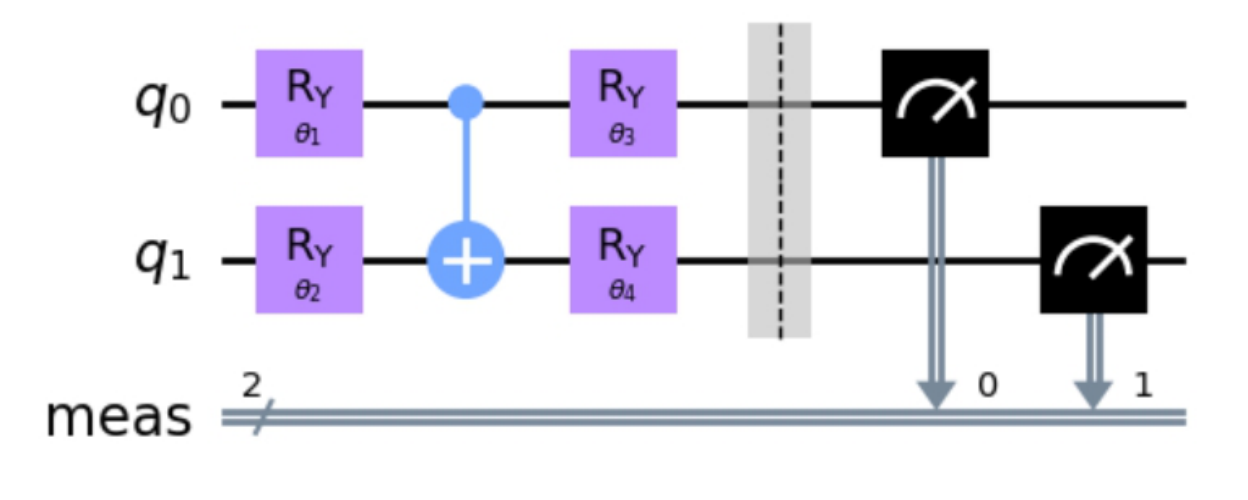
#> input picture images_32/2401.03759_page13_figNA.png, 1248 x 500 px
$ python gate_candidate_extractor.py --image ../../images_32/2401.03759_page13_figNA.png --out out
#> lines starting #> are read from the running program, lines starting #| are printed output that depends on the picture; after the words box and inside, x2 and y2 are one past the last pixel; in counts of white or black regions, pixels touching at a corner belong together
"""
gate_candidate_extractor.py

Extract candidate gate patches (rectangular gate boxes + control/target symbols)
from a quantum-circuit figure image.

Outputs:
- crops/ : PNG crops
- candidates.json : metadata for each crop (bbox, type, source image, etc.)

This is the first step in the "hybrid vision + small model" approach:
1) detect candidate regions with classic CV
2) label them (manual)
3) train a small classifier on the crops
4) run classifier on new PDFs and infer gates
"""
from __future__ import annotations

import argparse
import json
from dataclasses import dataclass, asdict
from pathlib import Path
from typing import Dict, List, Tuple, Literal

import cv2
import numpy as np


def _to_py(o):
    """Convert numpy scalars/arrays inside nested structures into JSON-safe Python types."""
    import numpy as _np
    if isinstance(o, _np.generic):
        return o.item()
    if isinstance(o, _np.ndarray):
        return o.tolist()
    if isinstance(o, dict):
        return {k: _to_py(v) for k, v in o.items()}
    if isinstance(o, (list, tuple)):
        return [_to_py(x) for x in o]
    return o


CandidateType = Literal["gate_box", "control_dot", "target_plus", "meter", "unknown_symbol"]

@dataclass
class Candidate:
    id: str
    type: CandidateType
    bbox: Tuple[int, int, int, int]  # x,y,w,h in original image
    area: int
    score: float
    crop_path: str

def _ensure_dir(p: Path) -> None:
    p.mkdir(parents=True, exist_ok=True)

def _preprocess(gray: np.ndarray) -> np.ndarray:
    # Normalize contrast
    gray = cv2.GaussianBlur(gray, (3,3), 0)
    # Binary inverted (foreground = white)
    th = cv2.adaptiveThreshold(gray, 255, cv2.ADAPTIVE_THRESH_GAUSSIAN_C,
                               cv2.THRESH_BINARY_INV, 31, 7)
    return th

def detect_gate_boxes(img_bgr: np.ndarray) -> List[Tuple[int,int,int,int,float]]:
    """Detect rectangular gate boxes."""
    gray = cv2.cvtColor(img_bgr, cv2.COLOR_BGR2GRAY)
    th = _preprocess(gray)

    # Close gaps in rectangle edges
    k = cv2.getStructuringElement(cv2.MORPH_RECT, (3,3))
    closed = cv2.morphologyEx(th, cv2.MORPH_CLOSE, k, iterations=1)

    cnts, _ = cv2.findContours(closed, cv2.RETR_EXTERNAL, cv2.CHAIN_APPROX_SIMPLE)
    H, W = gray.shape[:2]
    boxes = []

    for c in cnts:
        x,y,w,h = cv2.boundingRect(c)
        area = w*h
        if area < 300 or area > 0.30*W*H:
            continue
        ar = w / float(h + 1e-6)
        # gate boxes are usually close to square/rect
        if ar < 0.5 or ar > 3.2:
            continue
        if w < 18 or h < 18:
            continue
        # Reject very elongated wire segments
        if w > 0.60*W or h > 0.60*H:
            continue

        # Score: prefer medium rectangles
        score = 1.0
        if 0.8 <= ar <= 1.8:
            score += 0.5
        if 700 <= area <= 20000:
            score += 0.5
        boxes.append((x,y,w,h,score))

    # Sort by score then area
    boxes.sort(key=lambda b: (b[4], b[2]*b[3]), reverse=True)

    # Deduplicate by IoU
    def iou(a,b):
        ax,ay,aw,ah,_ = a
        bx,by,bw,bh,_ = b
        ax1, ay1 = ax+aw, ay+ah
        bx1, by1 = bx+bw, by+bh
        inter_w = max(0, min(ax1,bx1)-max(ax,bx))
        inter_h = max(0, min(ay1,by1)-max(ay,by))
        inter = inter_w*inter_h
        union = aw*ah + bw*bh - inter
        return 0 if union<=0 else inter/union

    kept = []
    for b in boxes:
        if all(iou(b,k) < 0.55 for k in kept):
            kept.append(b)
        if len(kept) >= 200:
            break
    return kept

def detect_control_dots(img_bgr: np.ndarray) -> List[Tuple[int,int,int,int,float]]:
    """Detect small filled circles (control dots)."""
    gray = cv2.cvtColor(img_bgr, cv2.COLOR_BGR2GRAY)
    th = _preprocess(gray)

    # Remove long wires to isolate blobs
    h_kernel = cv2.getStructuringElement(cv2.MORPH_RECT, (45, 1))
    v_kernel = cv2.getStructuringElement(cv2.MORPH_RECT, (1, 45))
    th2 = cv2.subtract(th, cv2.morphologyEx(th, cv2.MORPH_OPEN, h_kernel, iterations=1))
    th2 = cv2.subtract(th2, cv2.morphologyEx(th2, cv2.MORPH_OPEN, v_kernel, iterations=1))

    cnts, _ = cv2.findContours(th2, cv2.RETR_EXTERNAL, cv2.CHAIN_APPROX_SIMPLE)
    H, W = gray.shape[:2]
    dots = []
    for c in cnts:
        x,y,w,h = cv2.boundingRect(c)
        area = w*h
        if area < 30 or area > 2000:
            continue
        ar = w/float(h+1e-6)
        if ar < 0.6 or ar > 1.6:
            continue
        # prefer very small
        score = 1.0
        if area < 400:
            score += 0.7
        dots.append((x,y,w,h,score))
    dots.sort(key=lambda b: (b[4], -(b[2]*b[3])), reverse=True)
    return dots[:400]

def detect_target_plus(img_bgr: np.ndarray) -> List[Tuple[int,int,int,int,float]]:
    """
    Detect target '⊕' symbols approximately:
    - find circles
    - within circle, look for cross-like strokes
    This is approximate and will be refined later.
    """
    gray = cv2.cvtColor(img_bgr, cv2.COLOR_BGR2GRAY)
    # use edges for Hough
    edges = cv2.Canny(gray, 80, 200)

    H, W = gray.shape[:2]
    circles = cv2.HoughCircles(edges, cv2.HOUGH_GRADIENT, dp=1.2, minDist=18,
                               param1=120, param2=16, minRadius=6, maxRadius=26)
    out = []
    if circles is None:
        return out
    circles = np.around(circles[0, :]).astype(int)
    for (cx, cy, r) in circles:
        # ensure Python ints (avoid uint16 overflow)
        cx, cy, r = int(cx), int(cy), int(r)
        x0 = max(0, cx - r - 6)
        y0 = max(0, cy - r - 6)
        x1 = min(W, cx + r + 6)
        y1 = min(H, cy + r + 6)
        if x1 <= x0 or y1 <= y0:
            continue
        crop = gray[y0:y1, x0:x1]
        if crop is None or crop.size == 0:
            continue

        # quick check for plus: count vertical/horizontal strokes
        th = cv2.threshold(crop, 0, 255, cv2.THRESH_BINARY_INV + cv2.THRESH_OTSU)[1]
        if th is None or th.size == 0:
            continue
        # projections
        v = th.sum(axis=0)
        h = th.sum(axis=1)
        v_peak = (v.max() > 3.5 * (v.mean()+1e-6))
        h_peak = (h.max() > 3.5 * (h.mean()+1e-6))
        if v_peak and h_peak:
            w = x1-x0
            h2 = y1-y0
            score = 1.0 + 0.7
            out.append((x0,y0,w,h2,score))
    out.sort(key=lambda b: b[4], reverse=True)
    return out[:250]

def save_candidates(img_path: Path, out_dir: Path, pad: int = 6) -> Path:
    img_bgr = cv2.imread(str(img_path))
    if img_bgr is None:
        raise SystemExit(f"Failed to read image: {img_path}")

    crops_dir = out_dir / "crops"
    _ensure_dir(crops_dir)

    candidates: List[Candidate] = []
    H, W = img_bgr.shape[:2]

    # Gate boxes
    for i,(x,y,w,h,score) in enumerate(detect_gate_boxes(img_bgr)):
        x0 = max(0, x-pad); y0 = max(0, y-pad)
        x1 = min(W, x+w+pad); y1 = min(H, y+h+pad)
        crop = img_bgr[y0:y1, x0:x1]
        cid = f"gate_{i:04d}"
        crop_path = crops_dir / f"{cid}.png"
        cv2.imwrite(str(crop_path), crop)
        candidates.append(Candidate(id=cid, type="gate_box", bbox=(x0,y0,x1-x0,y1-y0),
                                    area=(x1-x0)*(y1-y0), score=float(score), crop_path=str(crop_path)))

    # Control dots
    for i,(x,y,w,h,score) in enumerate(detect_control_dots(img_bgr)):
        x0 = max(0, x-pad); y0 = max(0, y-pad)
        x1 = min(W, x+w+pad); y1 = min(H, y+h+pad)
        crop = img_bgr[y0:y1, x0:x1]
        cid = f"dot_{i:04d}"
        crop_path = crops_dir / f"{cid}.png"
        cv2.imwrite(str(crop_path), crop)
        candidates.append(Candidate(id=cid, type="control_dot", bbox=(x0,y0,x1-x0,y1-y0),
                                    area=(x1-x0)*(y1-y0), score=float(score), crop_path=str(crop_path)))

    # Target plus
    for i,(x,y,w,h,score) in enumerate(detect_target_plus(img_bgr)):
        x0 = max(0, x-pad); y0 = max(0, y-pad)
        x1 = min(W, x+w+pad); y1 = min(H, y+h+pad)
        crop = img_bgr[y0:y1, x0:x1]
        cid = f"plus_{i:04d}"
        crop_path = crops_dir / f"{cid}.png"
        cv2.imwrite(str(crop_path), crop)
        candidates.append(Candidate(id=cid, type="target_plus", bbox=(x0,y0,x1-x0,y1-y0),
                                    area=(x1-x0)*(y1-y0), score=float(score), crop_path=str(crop_path)))

    # Write metadata
    meta = {
        "source_image": str(img_path),
        "out_dir": str(out_dir),
        "num_candidates": len(candidates),
        "candidates": [asdict(c) for c in candidates],
        "notes": {
            "bbox": "x,y,w,h in original image pixels",
            "types": ["gate_box","control_dot","target_plus"],
        }
    }
    out_json = out_dir / "candidates.json"
    meta = _to_py(meta)
    out_json.write_text(json.dumps(meta, indent=2), encoding="utf-8")
    return out_json

def main():
    ap = argparse.ArgumentParser()
    ap.add_argument("--image", required=True, help="Path to a QC group image (PNG).")
    ap.add_argument("--out", required=True, help="Output directory for crops + json.")
    ap.add_argument("--pad", type=int, default=6, help="Padding around bboxes.")
    args = ap.parse_args()

    img_path = Path(args.image)
    out_dir = Path(args.out)
    out_dir.mkdir(parents=True, exist_ok=True)

    out_json = save_candidates(img_path, out_dir, pad=args.pad)
#> in save_candidates, img_bgr is the input picture: shape (500, 1248, 3); mean B, G, R 236.1, 226.7, 229.2
#> in detect_gate_boxes, `gray = cv2.cvtColor(img_bgr, cv2.COLOR_BGR2GRAY)`:
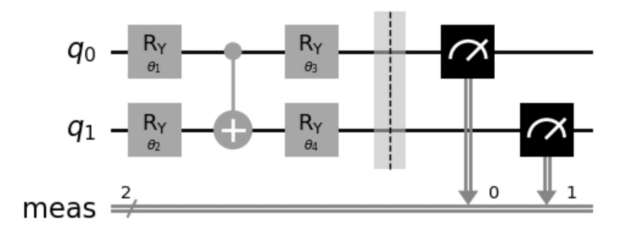
#> gray: shape (500, 1248) (shown at 1/2 size); min 0, max 255, mean 228.5
#> in _preprocess, `th = cv2.adaptiveThreshold(gray, 255, cv2.ADAPTIVE_THRESH_GAUSSIAN_C, ..`:
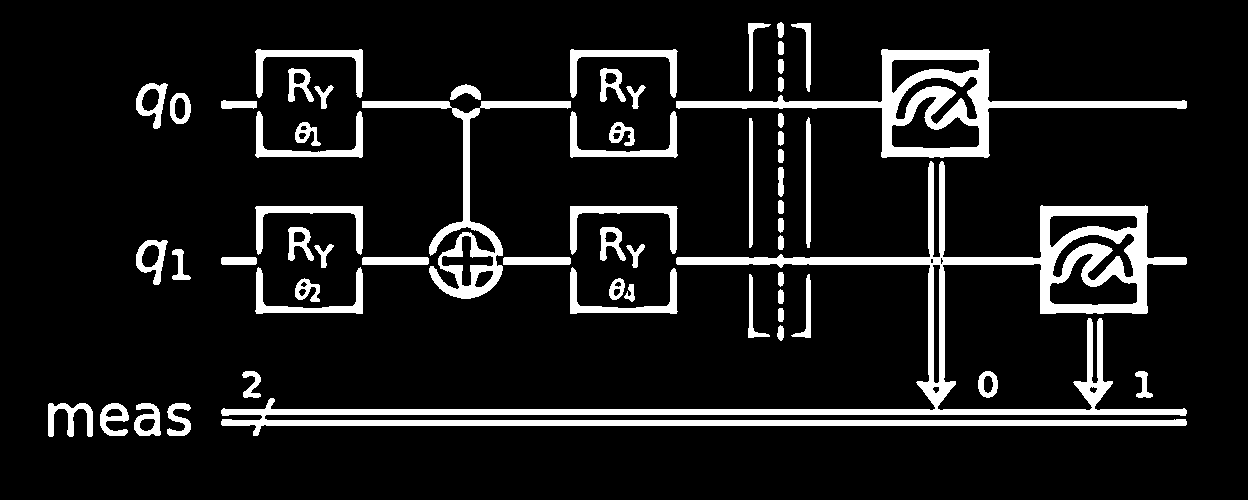
#> th: shape (500, 1248); 10.4% white; 61 white regions, largest, box (x1, y1, x2, y2) and area: (221, 161, 1187, 436) 25913, (676, 49, 1187, 158) 9586, (362, 101, 571, 299) 4858
#> in detect_gate_boxes, `k = cv2.getStructuringElement(cv2.MORPH_RECT, (3,3))`: k = [[1, 1, 1], [1, 1, 1], [1, 1, 1]]
#> in detect_gate_boxes, `cnts, _ = cv2.findContours(closed, cv2.RETR_EXTERNAL, cv2.CHAIN_APPROX..`: cnts = 57 contours; largest, box (x1, y1, x2, y2) and area: (221, 161, 1187, 436) 28324, (676, 49, 1187, 158) 13740, (362, 101, 571, 299) 5750, (570, 206, 678, 255) 1145, (255, 206, 363, 255) 1141
#> in detect_gate_boxes, `H, W = gray.shape[:2]`: H = 500; W = 1248
#> in iou, `ax,ay,aw,ah,_ = a`: ax = 100; ay = 403; aw = 29; ah = 33
#> in iou, `bx,by,bw,bh,_ = b`: bx = 48; by = 403; bw = 45; bh = 34
#> in iou, `ax1, ay1 = ax+aw, ay+ah`: ax1 = 129; ay1 = 436
#> in iou, `bx1, by1 = bx+bw, by+bh`: bx1 = 93; by1 = 437
#> in iou, `inter_w = max(0, min(ax1,bx1)-max(ax,bx))`: inter_w = 0
#> in iou, `inter_h = max(0, min(ay1,by1)-max(ay,by))`: inter_h = 33
#> in iou, `inter = inter_w*inter_h`: inter = 0
#> in iou, `union = aw*ah + bw*bh - inter`: union = 2487
#> the loop in save_candidates, `for i,(x,y,w,h,score) in enumerate(detect_gate_boxes(img_bgr)):` made 32 passes
#> (x, y, w, h, score) on passes 1 to 8: (48, 403, 45, 34, 2), (100, 403, 29, 33, 2), (134, 403, 27, 33, 2), (362, 101, 209, 198, 1.5), (570, 206, 108, 49, 1.5), (255, 206, 108, 49, 1.5), (570, 49, 108, 49, 1.5), (255, 49, 108, 49, 1.5)
#> in detect_control_dots, `th2 = cv2.subtract(th2, cv2.morphologyEx(th2, cv2.MORPH_OPEN, v_kernel..`:
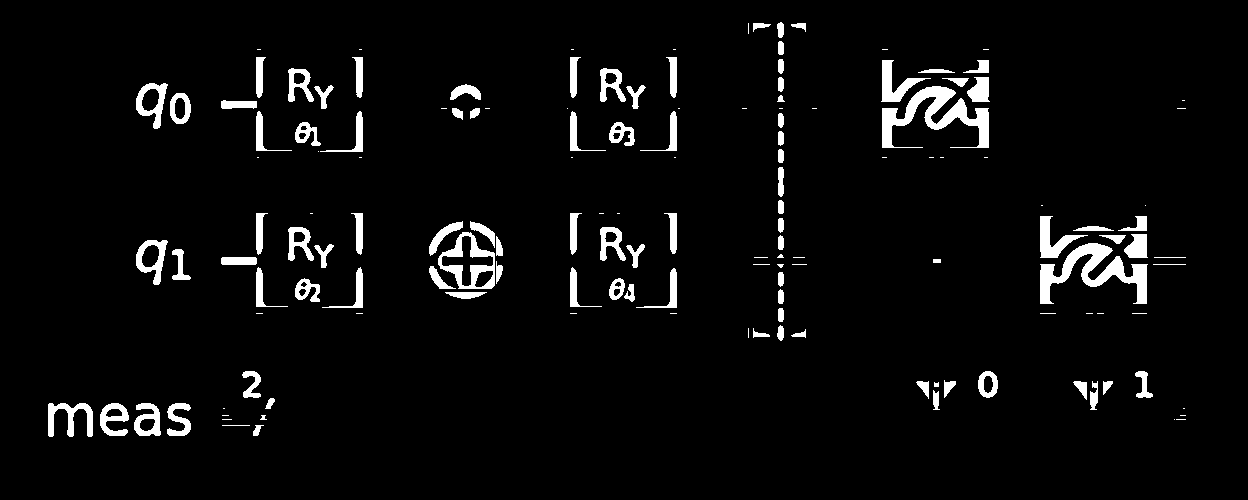
#> th2: shape (500, 1248); 4.5% white; 150 white regions (52 under 20 px), largest, box (x1, y1, x2, y2) and area: (882, 86, 989, 148) 2530, (1040, 243, 1148, 304) 2493, (438, 232, 495, 289) 1220
#> the loop in save_candidates, `for i,(x,y,w,h,score) in enumerate(detect_control_dots(img_bgr)):` made 47 passes
#> (x, y, w, h, score) on passes 1 to 8: (260, 415, 7, 5, 1.7), (777, 95, 8, 7, 1.7), (265, 398, 10, 11, 1.7), (470, 108, 10, 11, 1.7), (253, 425, 11, 11, 1.7), (452, 108, 11, 12, 1.7), (1103, 381, 10, 14, 1.7), (624, 284, 11, 18, 1.7)
#> in detect_target_plus, `edges = cv2.Canny(gray, 80, 200)`:
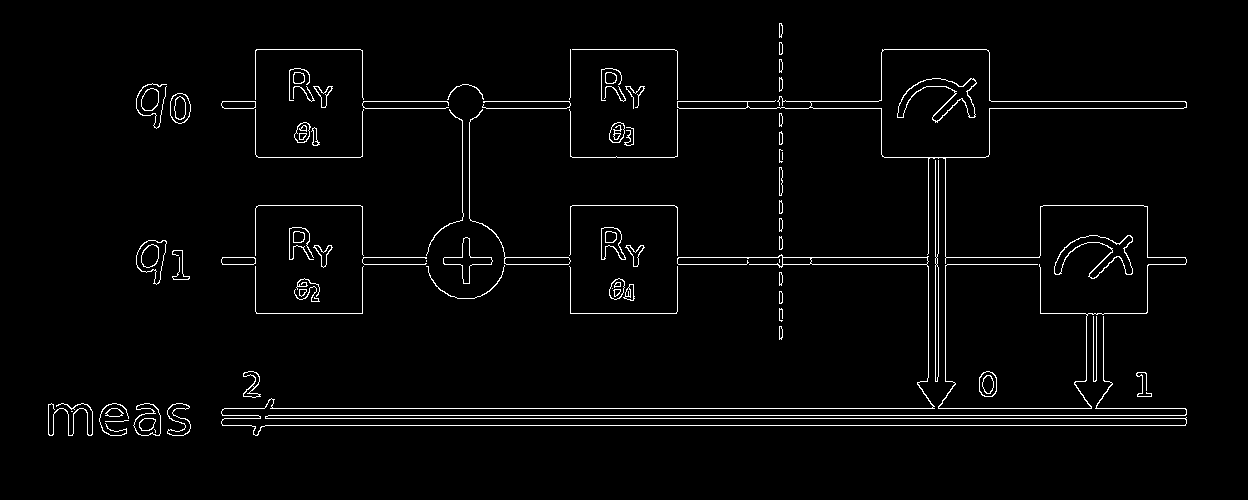
#> edges: shape (500, 1248); 2.5% white in thin lines or dots, all inside (x1, y1, x2, y2) = (48, 23, 1187, 436)
#> the loop in save_candidates, `for i,(x,y,w,h,score) in enumerate(detect_target_plus(img_bgr)):` made 24 passes
#> (x, y, w, h) on passes 1 to 8: (890, 150, 62, 62), (928, 150, 62, 62), (1140, 250, 62, 62), (772, 56, 58, 58), (1140, 210, 62, 62), (774, 94, 62, 62), (774, 222, 50, 50), (773, 249, 52, 52)
#> pass 1, in save_candidates, `crop = img_bgr[y0:y1, x0:x1]`:
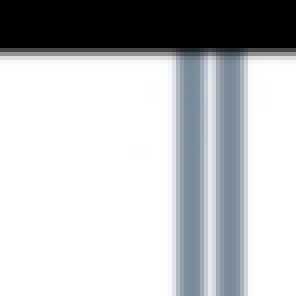
#> crop: shape (74, 74, 3) (shown 4 times larger); mean B, G, R 193.7, 191.1, 188.7
#> pass 2, in save_candidates, `crop = img_bgr[y0:y1, x0:x1]`:
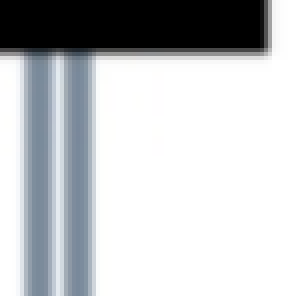
#> crop: shape (74, 74, 3) (shown 4 times larger); mean B, G, R 198, 195.4, 193
#> pass 3, in save_candidates, `crop = img_bgr[y0:y1, x0:x1]`:
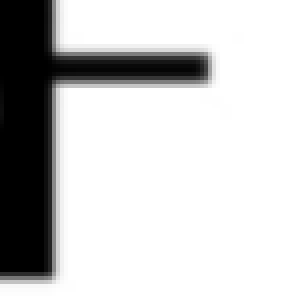
#> crop: shape (74, 74, 3) (shown 4 times larger); min 0, max 255, mean 198.9
    print("[DONE] Wrote:", out_json)

if __name__ == "__main__":
    main()

$ run again, on images_32/2403.02515_page7_figNA.png
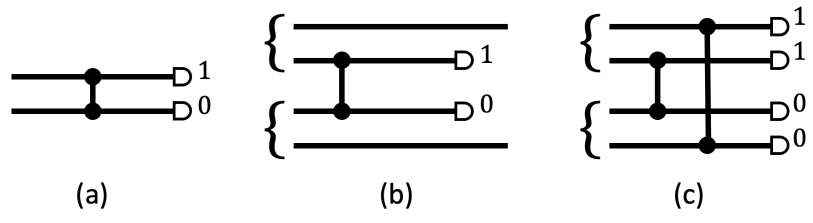
#> input picture images_32/2403.02515_page7_figNA.png, 1625 x 445 px (shown at 1/2 size)
#> in save_candidates, img_bgr is the input picture: shape (445, 1625, 3); min 0, max 255, mean 232.9
#> in _preprocess, `th = cv2.adaptiveThreshold(gray, 255, cv2.ADAPTIVE_THRESH_GAUSSIAN_C, ..`:
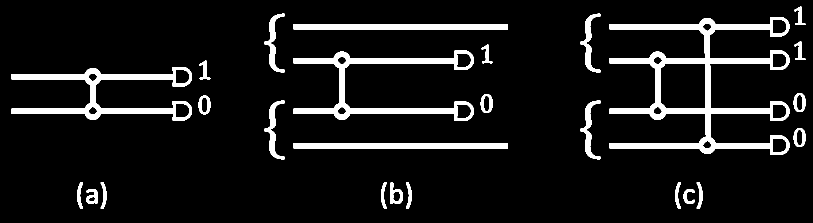
#> th: shape (445, 1625) (shown at 1/2 size); 8.6% white; 26 white regions, largest, box (x1, y1, x2, y2) and area: (1218, 34, 1579, 310) 21279, (587, 101, 948, 242) 10034, (23, 134, 384, 241) 9660
#> k = [[1, 1, 1], [1, 1, 1], [1, 1, 1]]
#> closed: shape (445, 1625); 8.6% white; 26 white regions
#> cnts = 26 contours; largest, box (x1, y1, x2, y2) and area: (1218, 34, 1579, 310) 30890, (587, 101, 948, 242) 10842, (23, 134, 384, 241) 10516, (587, 286, 1016, 297) 4280, (587, 48, 1016, 59) 4280
#> in detect_gate_boxes, `H, W = gray.shape[:2]`: H = 445; W = 1625
#> ax = 1587; ay = 256; aw = 24; ah = 38
#> bx = 780; by = 365; bw = 26; bh = 43
#> ax1 = 1611; ay1 = 294
#> bx1 = 806; by1 = 408
#> inter_w = 0
#> union = 2030
#> the loop in save_candidates, `for i,(x,y,w,h,score) in enumerate(detect_gate_boxes(img_bgr)):` made 12 passes
#> (x, y, w, h, score) on passes 1 to 8: (780, 365, 26, 43, 1.5), (1587, 256, 24, 38, 1.5), (397, 191, 24, 38, 1.5), (961, 188, 24, 38, 1.5), (1587, 186, 24, 38, 1.5), (398, 121, 23, 38, 1.5), (962, 89, 23, 38, 1.5), (1588, 82, 23, 38, 1.5)
#> the loop in save_candidates, `for i,(x,y,w,h,score) in enumerate(detect_control_dots(img_bgr)):` made 45 passes
#> (x, y, w, h, score) on passes 1 to 8: (1321, 127, 10, 9, 1.7), (1422, 275, 9, 11, 1.7), (170, 159, 10, 10, 1.7), (1300, 127, 10, 10, 1.7), (689, 127, 10, 10, 1.7), (1399, 59, 10, 10, 1.7), (169, 207, 11, 10, 1.7), (1420, 59, 10, 11, 1.7)
#> edges: shape (445, 1625); 1.9% white in thin lines or dots, all inside (x1, y1, x2, y2) = (22, 13, 1611, 418)
#> the loop in save_candidates, `for i,(x,y,w,h,score) in enumerate(detect_target_plus(img_bgr)):` made 15 passes
#> (x, y, w, h) on passes 1 to 8: (1402, 120, 62, 62), (1369, 223, 60, 60), (1403, 223, 60, 60), (1254, 162, 62, 62), (1416, 208, 62, 62), (127, 163, 60, 60), (625, 163, 60, 60), (1357, 107, 60, 60)
#> pass 3, in save_candidates, `crop = img_bgr[y0:y1, x0:x1]`:
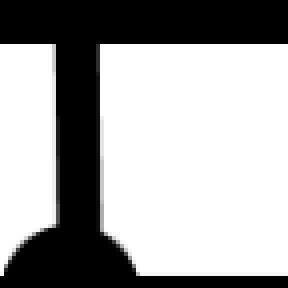
#> crop: shape (72, 72, 3) (shown 4 times larger); min 0, max 255, mean 164.9
